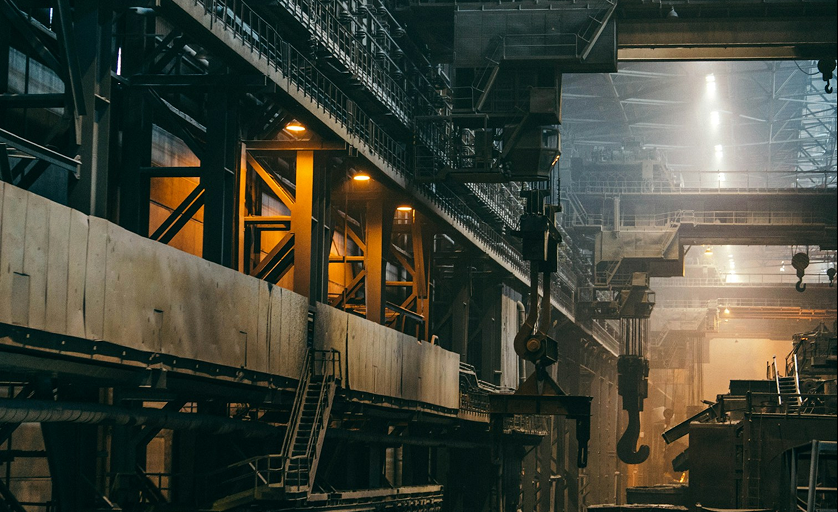
#> input picture frontend/src/image/mainImage.png, 838 x 512 px, given in place of 11.mp4, which was not available
$ python gas_blocking.py
#> lines starting #> are read from the running program, lines starting #| are printed output that depends on the picture; after the words box and inside, x2 and y2 are one past the last pixel; in counts of white or black regions, pixels touching at a corner belong together; pictures that were not available may be replaced by others from this repository, and a replacement may not be noted
import cv2
import numpy as np
import os

# 영상 파일 경로
video_path = "D:/2pjfiles/videos/11.mp4"
output_path = "D:/2pjfiles/videos/111.mp4"  # 결과 영상 저장

cap = cv2.VideoCapture(video_path)

# 차단 상태 초기화
block_triggered = False

# 임계값 설정 (초록 박스 픽셀 수 기준)
PIXEL_THRESHOLD = 500  # 필요에 따라 조정

# 비디오 저장 준비
os.makedirs(os.path.dirname(output_path), exist_ok=True)
fourcc = cv2.VideoWriter_fourcc(*'mp4v')
fps = cap.get(cv2.CAP_PROP_FPS) or 30
width = int(cap.get(cv2.CAP_PROP_FRAME_WIDTH))
height = int(cap.get(cv2.CAP_PROP_FRAME_HEIGHT))
out = cv2.VideoWriter(output_path, fourcc, fps, (width, height))

while cap.isOpened():
    ret, frame = cap.read()
#> frame is the input picture: shape (512, 838, 3); mean B, G, R 56.6, 68.5, 65.6
    if not ret:
        break

    # 1. BGR → HSV 변환
    hsv = cv2.cvtColor(frame, cv2.COLOR_BGR2HSV)
#> hsv: shape (512, 838, 3); mean H, S, V 57.6, 123.4, 76

    # 2. 초록색 범위 마스크
    lower_green = np.array([40, 50, 50])
    upper_green = np.array([80, 255, 255])
    mask = cv2.inRange(hsv, lower_green, upper_green)
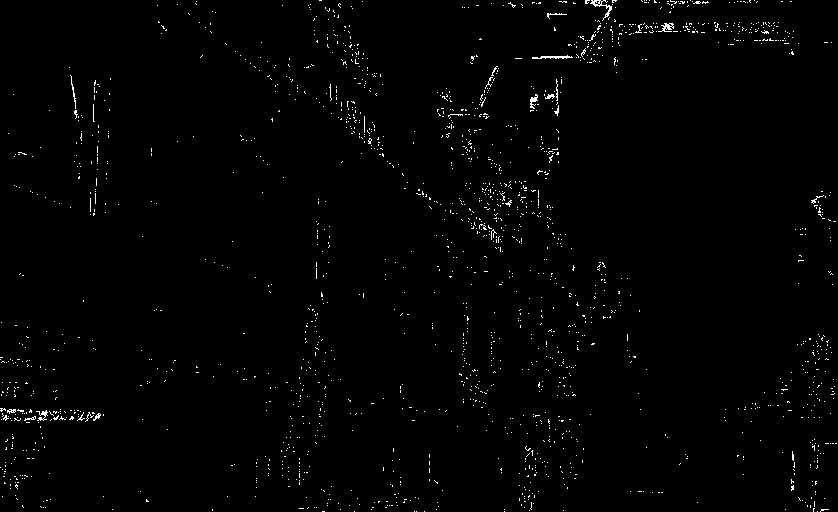
#> mask: shape (512, 838); 1.1% white in thin lines or dots

    # 3. 초록색 픽셀 수 계산
    green_pixels = cv2.countNonZero(mask)
#> green_pixels = 4638

    # 4. 가스 감지 판단
    gas_detected = green_pixels > PIXEL_THRESHOLD
#> gas_detected = True

    # 5. 차단 로직 실행
    if gas_detected and not block_triggered:
        block_triggered = True
        print("차단 로직 발동! → Blocking Activated!")

    # 6. 화면 표시
    if gas_detected:
        cv2.putText(frame, "Gas Detected!", (50, 50),
                    cv2.FONT_HERSHEY_SIMPLEX, 1, (0,255,0), 2)
    if block_triggered:
        cv2.putText(frame, "Blocking Activated", (50, 100),
                    cv2.FONT_HERSHEY_SIMPLEX, 1, (0,255,255), 2)
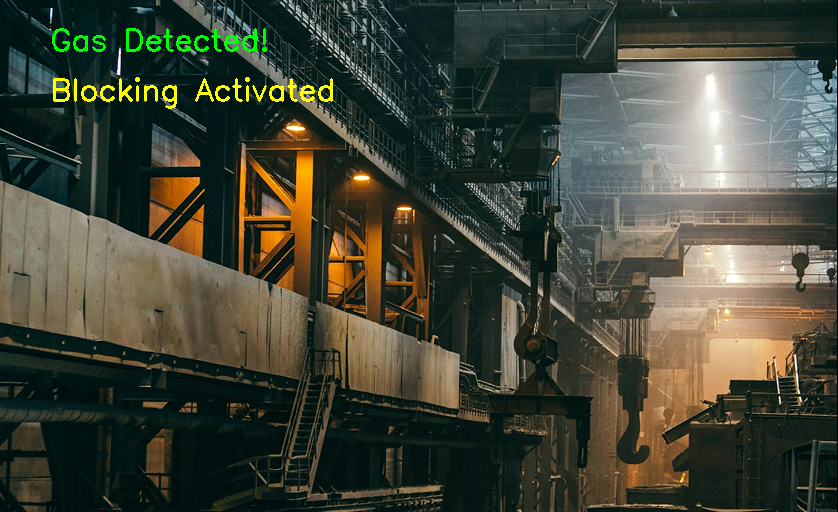
#> frame: shape (512, 838, 3); mean B, G, R 56.2, 70.3, 66.6

    out.write(frame)

    # 7. 결과 영상 보여주기
    cv2.imshow("Gas Detection & Blocking", frame)
    if cv2.waitKey(30) & 0xFF == ord('q'):
#> (key q is pressed here)
        break

# 자원 해제
cap.release()
cv2.destroyAllWindows()
print(f"결과 영상 저장 완료 → {output_path}")

$ run again, on frontend/src/image/mainSensor.png
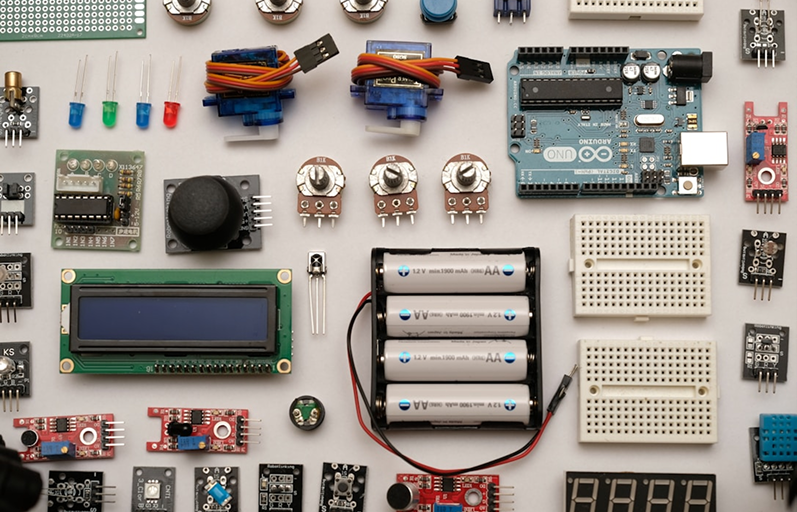
#> input picture frontend/src/image/mainSensor.png, 797 x 512 px, given in place of 11.mp4, which was not available
#> frame is the input picture: shape (512, 797, 3); mean B, G, R 137.7, 144.8, 152.4
#> hsv: shape (512, 797, 3); mean H, S, V 25.5, 48.1, 156.7
#> `mask = cv2.inRange(hsv, lower_green, upper_green)`:
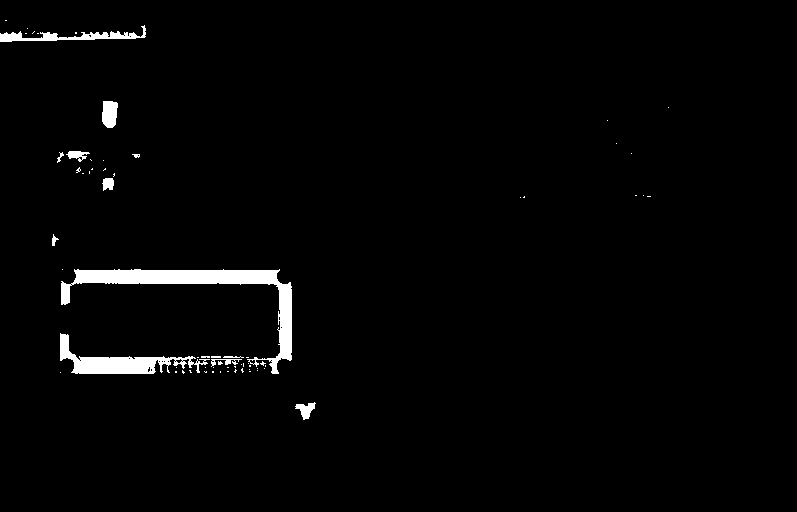
#> mask: shape (512, 797); 2% white; 67 white regions (54 under 20 px), largest, box (x1, y1, x2, y2) and area: (61, 269, 292, 374) 4202, (60, 333, 210, 374) 1969, (0, 25, 146, 42) 820
#> green_pixels = 8227
#> gas_detected = True
#> `cv2.putText(frame, "Blocking Activated", (50, 100), cv2.FONT_HERSHEY_S..`:
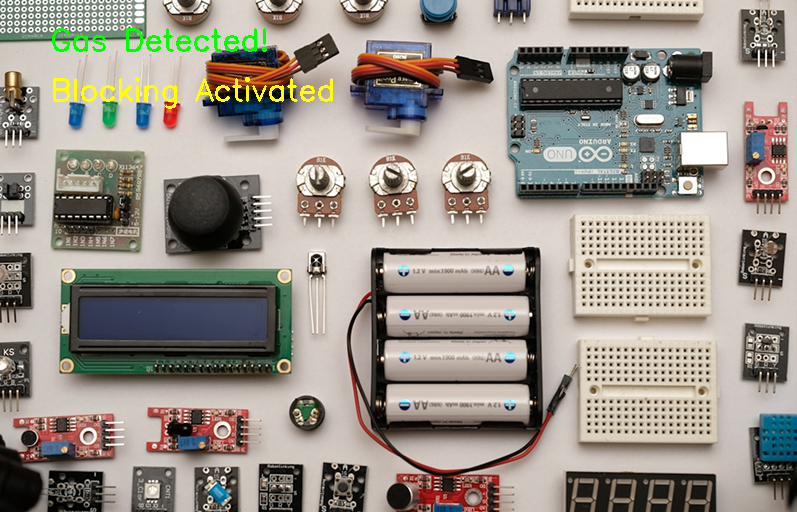
#> frame: shape (512, 797, 3); mean B, G, R 136.3, 145.6, 152.2
